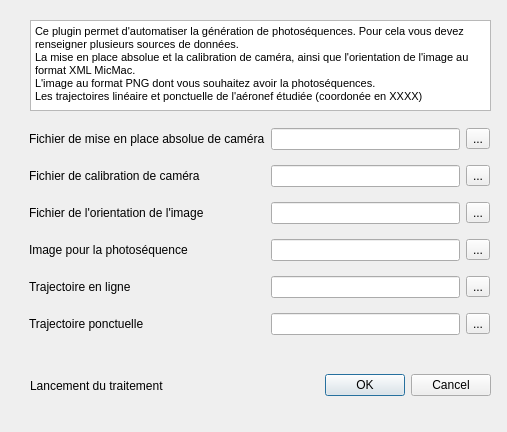
<?xml version="1.0" encoding="UTF-8"?>
<ui version="4.0">
 <class>Photosequence_gen</class>
 <widget class="QDialog" name="Photosequence_gen">
  <property name="geometry">
   <rect>
    <x>0</x>
    <y>0</y>
    <width>507</width>
    <height>432</height>
   </rect>
  </property>
  <property name="windowTitle">
   <string>Dialog</string>
  </property>
  <widget class="QWidget" name="gridLayoutWidget">
   <property name="geometry">
    <rect>
     <x>29</x>
     <y>119</y>
     <width>461</width>
     <height>231</height>
    </rect>
   </property>
   <layout class="QGridLayout" name="gridLayout">
    <item row="2" column="0">
     <widget class="QLabel" name="label_3">
      <property name="text">
       <string>Fichier de l'orientation de l'image</string>
      </property>
     </widget>
    </item>
    <item row="0" column="0">
     <widget class="QLabel" name="label">
      <property name="text">
       <string>Fichier de mise en place absolue de caméra</string>
      </property>
     </widget>
    </item>
    <item row="4" column="0">
     <widget class="QLabel" name="label_5">
      <property name="text">
       <string>Trajectoire en ligne</string>
      </property>
     </widget>
    </item>
    <item row="0" column="2">
     <widget class="QToolButton" name="toolButton">
      <property name="toolTip">
       <string>Mise en place absolue de caméra au format xml MicMac</string>
      </property>
      <property name="text">
       <string>...</string>
      </property>
     </widget>
    </item>
    <item row="1" column="2">
     <widget class="QToolButton" name="toolButton_2">
      <property name="toolTip">
       <string>Mise en place absolue de caméra au format xml MicMac</string>
      </property>
      <property name="text">
       <string>...</string>
      </property>
     </widget>
    </item>
    <item row="2" column="2">
     <widget class="QToolButton" name="toolButton_3">
      <property name="toolTip">
       <string>Fichier de l'orientation de l'image au format xml MicMac</string>
      </property>
      <property name="text">
       <string>...</string>
      </property>
     </widget>
    </item>
    <item row="3" column="2">
     <widget class="QToolButton" name="toolButton_5">
      <property name="toolTip">
       <string>Image pour laquelle on souhaite avoir une photoséquence, au format PNG</string>
      </property>
      <property name="text">
       <string>...</string>
      </property>
     </widget>
    </item>
    <item row="4" column="2">
     <widget class="QToolButton" name="toolButton_4">
      <property name="toolTip">
       <string>Trajectoire linéaire au format gpkg</string>
      </property>
      <property name="text">
       <string>...</string>
      </property>
     </widget>
    </item>
    <item row="5" column="2">
     <widget class="QToolButton" name="toolButton_6">
      <property name="toolTip">
       <string>trajectoire ponctuelle au format gpkg</string>
      </property>
      <property name="text">
       <string>...</string>
      </property>
     </widget>
    </item>
    <item row="3" column="0">
     <widget class="QLabel" name="label_6">
      <property name="text">
       <string>Image pour la photoséquence</string>
      </property>
     </widget>
    </item>
    <item row="1" column="0">
     <widget class="QLabel" name="label_2">
      <property name="text">
       <string>Fichier de calibration de caméra</string>
      </property>
     </widget>
    </item>
    <item row="5" column="0">
     <widget class="QLabel" name="label_7">
      <property name="text">
       <string>Trajectoire ponctuelle</string>
      </property>
     </widget>
    </item>
    <item row="0" column="1">
     <widget class="QLineEdit" name="lineEdit"/>
    </item>
    <item row="1" column="1">
     <widget class="QLineEdit" name="lineEdit_2"/>
    </item>
    <item row="2" column="1">
     <widget class="QLineEdit" name="lineEdit_3"/>
    </item>
    <item row="3" column="1">
     <widget class="QLineEdit" name="lineEdit_4"/>
    </item>
    <item row="4" column="1">
     <widget class="QLineEdit" name="lineEdit_5"/>
    </item>
    <item row="5" column="1">
     <widget class="QLineEdit" name="lineEdit_6"/>
    </item>
   </layout>
  </widget>
  <widget class="QWidget" name="horizontalLayoutWidget">
   <property name="geometry">
    <rect>
     <x>30</x>
     <y>360</y>
     <width>461</width>
     <height>51</height>
    </rect>
   </property>
   <layout class="QHBoxLayout" name="horizontalLayout">
    <item>
     <widget class="QLabel" name="label_4">
      <property name="text">
       <string>Lancement du traitement</string>
      </property>
     </widget>
    </item>
    <item>
     <widget class="QDialogButtonBox" name="buttonBox">
      <property name="orientation">
       <enum>Qt::Horizontal</enum>
      </property>
      <property name="standardButtons">
       <set>QDialogButtonBox::Cancel|QDialogButtonBox::Ok</set>
      </property>
     </widget>
    </item>
   </layout>
  </widget>
  <widget class="QTextBrowser" name="textBrowser">
   <property name="geometry">
    <rect>
     <x>30</x>
     <y>20</y>
     <width>461</width>
     <height>91</height>
    </rect>
   </property>
   <property name="html">
    <string>&lt;!DOCTYPE HTML PUBLIC &quot;-//W3C//DTD HTML 4.0//EN&quot; &quot;http://www.w3.org/TR/REC-html40/strict.dtd&quot;&gt;
&lt;html&gt;&lt;head&gt;&lt;meta name=&quot;qrichtext&quot; content=&quot;1&quot; /&gt;&lt;style type=&quot;text/css&quot;&gt;
p, li { white-space: pre-wrap; }
&lt;/style&gt;&lt;/head&gt;&lt;body style=&quot; font-family:'MS Shell Dlg 2'; font-size:8.25pt; font-weight:400; font-style:normal;&quot;&gt;
&lt;p style=&quot; margin-top:0px; margin-bottom:0px; margin-left:0px; margin-right:0px; -qt-block-indent:0; text-indent:0px;&quot;&gt;Ce plugin permet d'automatiser la génération de photoséquences. Pour cela vous devez renseigner plusieurs sources de données.&lt;br /&gt;La mise en place absolue et la calibration de caméra, ainsi que l'orientation de l'image au format XML MicMac.&lt;br /&gt;L'image au format PNG dont vous souhaitez avoir la photoséquences.&lt;br /&gt;Les trajectoires linéaire et ponctuelle de l'aéronef étudiée (coordonée en XXXX)&lt;/p&gt;&lt;/body&gt;&lt;/html&gt;</string>
   </property>
  </widget>
 </widget>
 <resources/>
 <connections>
  <connection>
   <sender>buttonBox</sender>
   <signal>accepted()</signal>
   <receiver>Photosequence_gen</receiver>
   <slot>accept()</slot>
   <hints>
    <hint type="sourcelabel">
     <x>248</x>
     <y>254</y>
    </hint>
    <hint type="destinationlabel">
     <x>157</x>
     <y>274</y>
    </hint>
   </hints>
  </connection>
  <connection>
   <sender>buttonBox</sender>
   <signal>rejected()</signal>
   <receiver>Photosequence_gen</receiver>
   <slot>reject()</slot>
   <hints>
    <hint type="sourcelabel">
     <x>316</x>
     <y>260</y>
    </hint>
    <hint type="destinationlabel">
     <x>286</x>
     <y>274</y>
    </hint>
   </hints>
  </connection>
 </connections>
</ui>
